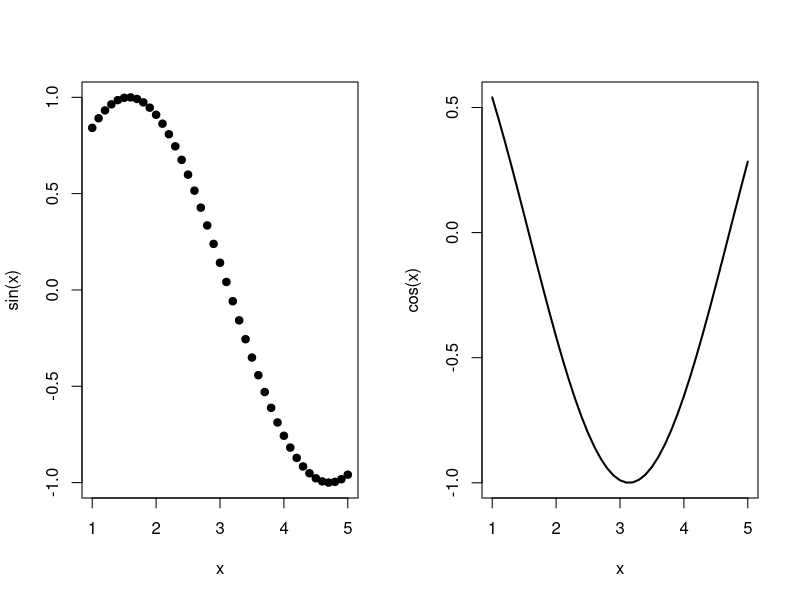
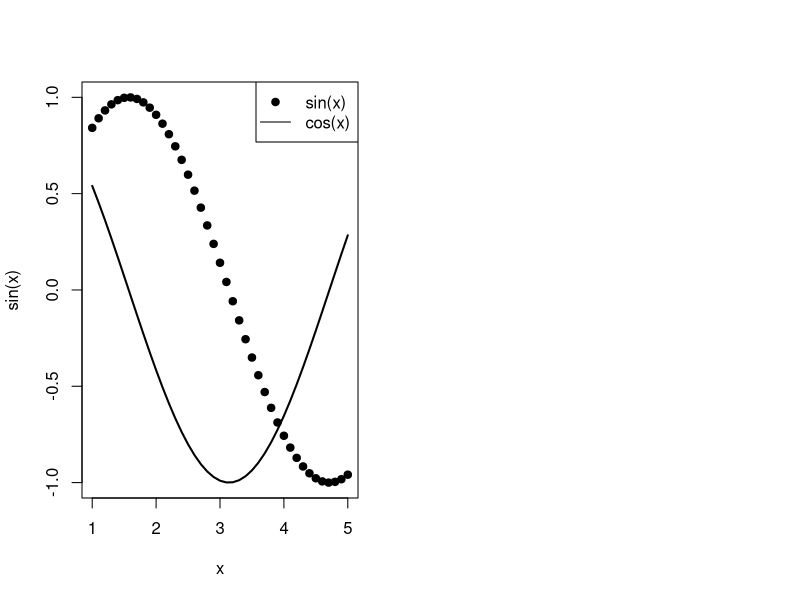
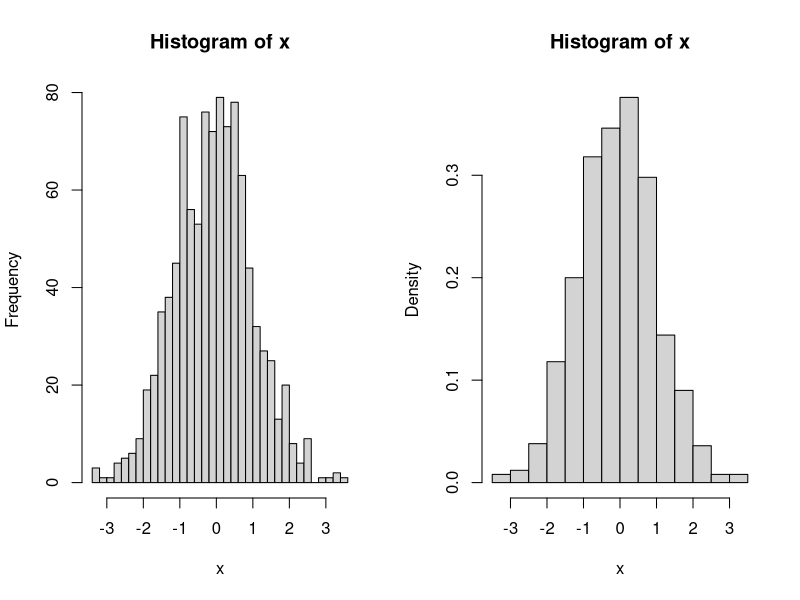
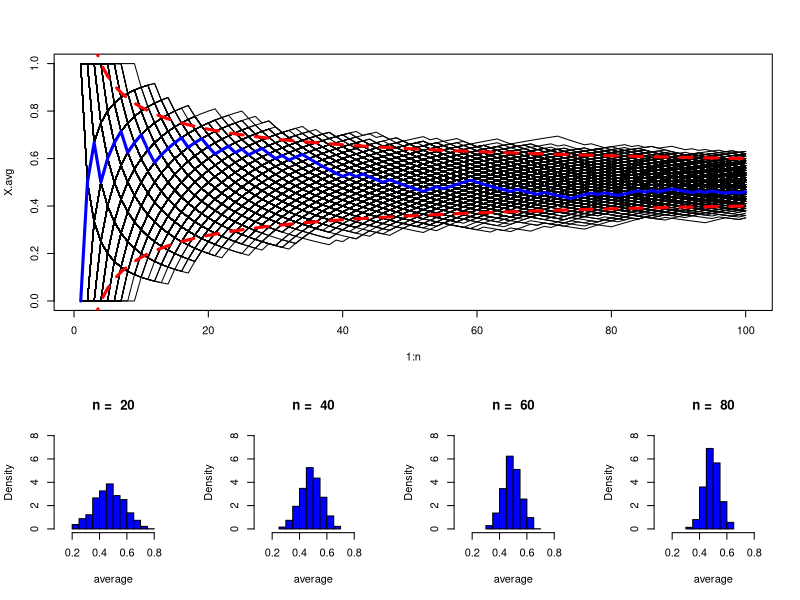

Generate these figures, in order, with R:
## ---- chunk 1
hooks = knitr::knit_hooks$get()
hook_foldable = function(type) {
  force(type)
  function(x, options) {
    res = hooks[[type]](x, options)
    
    if (isFALSE(options[[paste0("fold.", type)]])) return(res)
    
    paste0(
      "<details><summary>", type, "</summary>\n\n",
      res,
      "\n\n</details>"
    )
  }
}
knitr::knit_hooks$set(
  output = hook_foldable("output"),
  plot = hook_foldable("plot")
)
knitr::opts_chunk$set(echo = TRUE, fold.output = FALSE, fold.plot=FALSE)
## ---- chunk 2
# Multiplication
2 * 3 
## ---- chunk 3
2 * 3 < 5
2 * 3 == 6
2 * (3 == 6)
## ---- chunk 4
2 + TRUE
## ---- chunk 5
# Variable names should start with a letter (A-Z and a-z) and can include letters, digits (0-9), dots (.), and underscores (_)
x   <- 1
x1  <- 2
x.1 <- 3
x_1 <- 2
( Total_Number_of_Students <- 143 ) 
## ---- chunk 6
c(1,2,4)
# Example of type casting
(x <- c(1,2,4,TRUE)) ; typeof(x)
# Another example of type casting. It is crucial to know what is happening here. 
(x <- c(1,2,4,TRUE, "a")); typeof(x)
## ---- chunk 7
rep(1:2, times = 4)
rep(1:2, each = 4)
## ---- chunk 8
x <- 1:9
# show values which are bigger than the average
x[ x > 5 ]
# extract the last element
x[length(x)]
# check summation formula
sum(x) == 9 * 10 / 2
# Assign values
x[3] <- 5
## ---- chunk 9
(m <- matrix(1:12, nrow = 3, ncol=4, byrow = F)) ; dim(m)
cbind(1:2,1:2,1:2)
rbind(1:2,1:2,1:2)
## ---- chunk 10
# Some builtin datasets
data("mtcars") ; head(mtcars)
# Data Frame creation. 
# Pass named columns. 
frame <- data.frame(column1 = 1:3, column2 = c("a","b","c"), column3 = rep(T, 3))
# Access single element
frame[2,1] ; frame$column1[2]
# Extract column
frame$column3 ; frame[ , 3] ; frame[3] ; frame[ , "column3"]
# Create and Delete a new column
frame$column4 <- c(2,3,4) ; frame$column4 <- NULL
## ---- chunk 11
(mylist <- list(a = 1:5, # a simple vector named a
                1:10, # a vector with different length without a name
                sum, # a function
                name = c("a","b","c"),
                L = list(a = 1, b = "b") # a list can even contain a list!
                )
)
# In order to access the elements
mylist$a ; mylist[[1]] ; mylist[["a"]]
# Note that this is different from
mylist[1] ; mylist["a"]
# Add something to the list
(mylist$new_name <- c("hello", "world"))
## ---- chunk 12
x <- seq(1,5,by=0.1)
par(mfrow = c(1,2))
plot(x, sin(x), type = "p", pch = 19)
plot(x, cos(x), type = "l", lwd = 2)
## ---- chunk 13
plot(x, sin(x), type = "p", pch = 19)
lines(x, cos(x), lwd = 2)
title(ylab="")
legend("topright", legend = c("sin(x)", "cos(x)"), lty = c(NA,1), pch = c(19, NA))
## ---- chunk 14
# Notice any difference between the right and left plot?
x <- rnorm(1000)
par(mfrow = c(1,2))
hist(x, breaks = 40)
hist(x, probability=TRUE)
## ---- chunk 15
n_simulation <- 1000
n <- 100
X <- matrix(rbinom(n_simulation * n, size = 1, prob = 0.5), nrow = n_simulation)
X.avg <- apply(X, 1, cumsum) / 1:n 

layout(rbind(rep(1,4), 2:5), heights = c(1.7,1))

matplot(1:n, X.avg, type = "l", col = "black", lty=1)
lines(1:n, X.avg[, 1], type = "l", col = "blue", lty=1, lwd =3)
lines(1:n, 0.5 + 1/sqrt(1:n), type = "l", col = "red", lty=2, lwd =3)
lines(1:n, 0.5 - 1/sqrt(1:n), type = "l", col = "red", lty=2, lwd = 3)

for(m in c(20,40,60,80)) {
  hist(X.avg[m,], probability =T, xlim=c(0.1, 0.9), ylim=c(0,8), col="blue", xlab="average", main=paste("n = ", m));
} 

